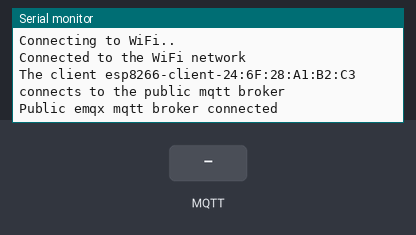
Bench run of a sketch on a simulated ESP8266 (NodeMCU). Parts: the last lines printed to the serial monitor. The test bench sets the inputs (shaded band). WiFi joins after 1.5 s; servers stay silent unless stated; no MQTT or app messages arrive unless stated.

Above: at 2.7 s.
2.8 s: MQTT message "1" arrives on the first subscribed topic
At 3.2 s:
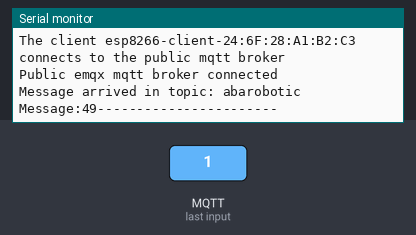
4.3 s: MQTT message "0" arrives on the first subscribed topic
At 5.6 s:
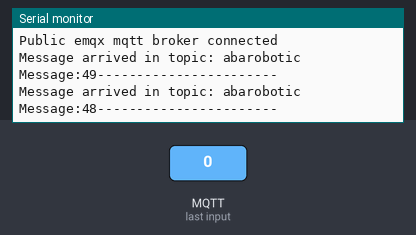

The sketch:

MQTT.ino
```cpp
#include <ESP8266WiFi.h>
#include <PubSubClient.h>

// WiFi
const char *ssid = "infinergy";
const char *password = "okeokeoke";

// MQTT Broker
const char *mqtt_broker = "broker.emqx.io";
const char *topic = "abarobotic";
const char *mqtt_username = "emqx";
const char *mqtt_password = "public";
const int mqtt_port = 1883;

WiFiClient espClient;
PubSubClient client(espClient);

void setup() {
  Serial.begin(115200);

  WiFi.begin(ssid, password);
  while (WiFi.status() != WL_CONNECTED) {
      delay(500);
      Serial.println("Connecting to WiFi..");
  }
  Serial.println("Connected to the WiFi network");

  client.setServer(mqtt_broker, mqtt_port);
  client.setCallback(callback);
  while (!client.connected()) {
      String client_id = "esp8266-client-";
      client_id += String(WiFi.macAddress());
      Serial.printf("The client %s connects to the public mqtt broker\n", client_id.c_str());
      if (client.connect(client_id.c_str(), mqtt_username, mqtt_password)) {
          Serial.println("Public emqx mqtt broker connected");
      } else {
          Serial.print("failed with state ");
          Serial.print(client.state());
          delay(2000);
      }
  }

  client.publish(topic, "ready");
  client.subscribe(topic);

}

void callback(char *topic, byte *payload, unsigned int length) {
  Serial.print("Message arrived in topic: ");
  Serial.println(topic);
  Serial.print("Message:");
  for(int i = 0; i< length; i++) Serial.print(payload[i]);
  Serial.println("-----------------------");
}
void loop() {
  client.loop();
  client.publish("abarobotic/data","ready");
}
```

Measured:
- after the input at 2.8 s, the serial monitor: prints a new line at once (image 1)
- after the input at 4.3 s, the serial monitor: prints a new line at once (image 2)
